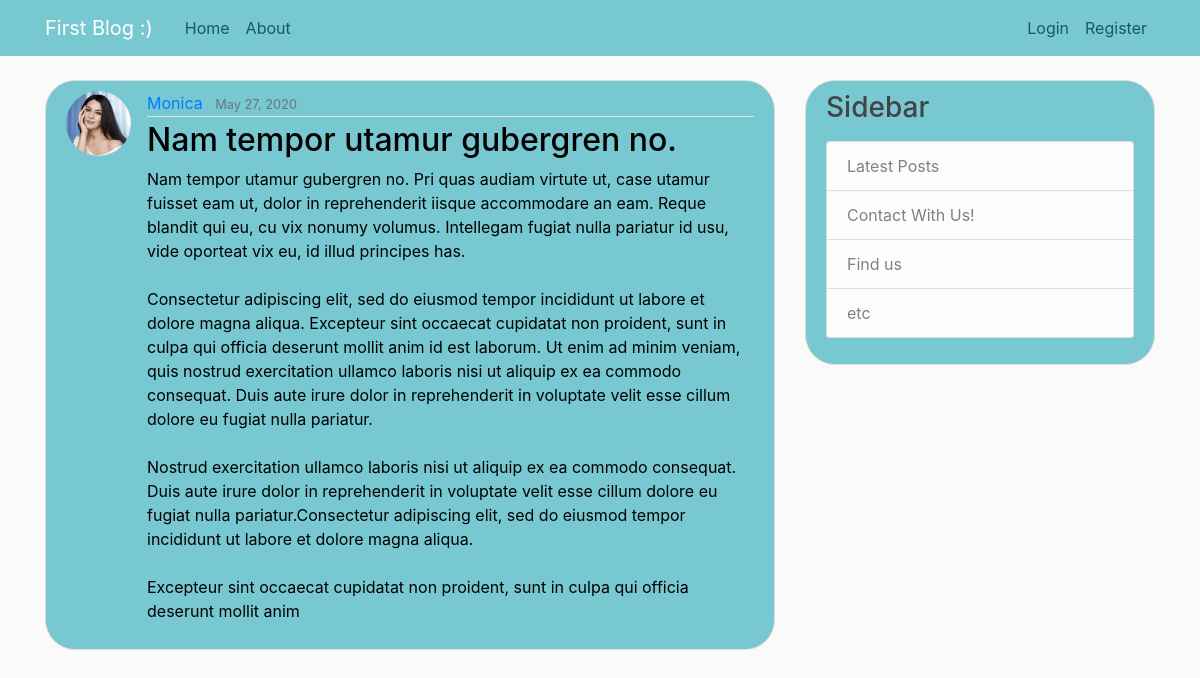
The page /post/8/ on the database its author committed.
### blog/models.py (models this page shows, shortened)
class Post(models.Model):
    title = models.CharField(max_length=50)
    content = models.TextField()
    date_posted = models.DateTimeField(default=timezone.now)
    author = models.ForeignKey(User, on_delete=models.CASCADE)

### users/models.py (models this page shows, shortened)
class Profile(models.Model):
    user = models.OneToOneField(User, on_delete=models.CASCADE)
    image = models.ImageField(default='default.jpg', upload_to='profile_pics')

### blog/views.py (the view)
# urls.py: path('post/<int:pk>/', PostDetailView.as_view(), name='post-detail'),
class PostDetailView(DetailView):
    model = Post

### blog/templates/blog/post_detail.html (shortened to what this page needs)
{% extends 'blog/base.html' %}
{% block content %}
    <article class="media content-section">
        <img class="rounded-circle article-img" src="{{ object.author.profile.image.url }}">
          <div class="media-body">
            <div class="article-metadata">
              <a class="mr-2" href="{% url 'user-posts' post.author.username %}">{{ object.author }}</a>
              <small class="text-muted">{{ object.date_posted|date:" F d, Y " }}</small>
            </div>
            <h2 class="article-title">{{ object.title }}</h2>
            <p class="article-content">{{ object.content }}</p>
          </div>
    </article>
{% endblock %}

### blog/static/blog/main.css (style rules this page uses)
body { background: #fafafa; color: #000000; margin-top: 5rem; }
h1, h2, h3, h4, h5, h6 { color: #444444; }
.content-section { background: #77c8d1; padding: 10px 20px; border: 1px solid #dddddd; border-radius: 30px; margin-bottom: 20px; }
.article-title { color: #000000; }
.article-content { white-space: pre-line; }
.article-img { height: 65px; width: 65px; margin-right: 16px; }
.article-metadata { padding-bottom: 1px; margin-bottom: 4px; border-bottom: 1px solid #e3e3e3 }

### rows shown on the page
Post: author.profile.image (picture), author "Monica", date_posted "May 27, 2020", title "Nam tempor utamur gubergren no.", content "Nam tempor utamur gubergren no. Pri quas audiam virtute ut, case utamur fuisset eam ut, dolor in reprehenderit iisque accommodare an eam. Reque blandit qui eu, cu vix nonumy volumus. Intellegam fugiat nulla pariatur id usu, vide oporteat vix eu, id illud principes has. Consectetur adipiscing elit, sed do eiusmod tempor incididunt ut labore et dolore magna aliqua. Excepteur sint occaecat cupidatat non proident, sunt in culpa qui officia deserunt mollit anim id est laborum. Ut enim ad minim veniam, quis nostrud exercitation ullamco laboris nisi ut aliquip ex ea commodo consequat. Duis aute irure dolor in reprehenderit in voluptate velit esse cillum dolore eu fugiat nulla pariatur. Nostrud…"
